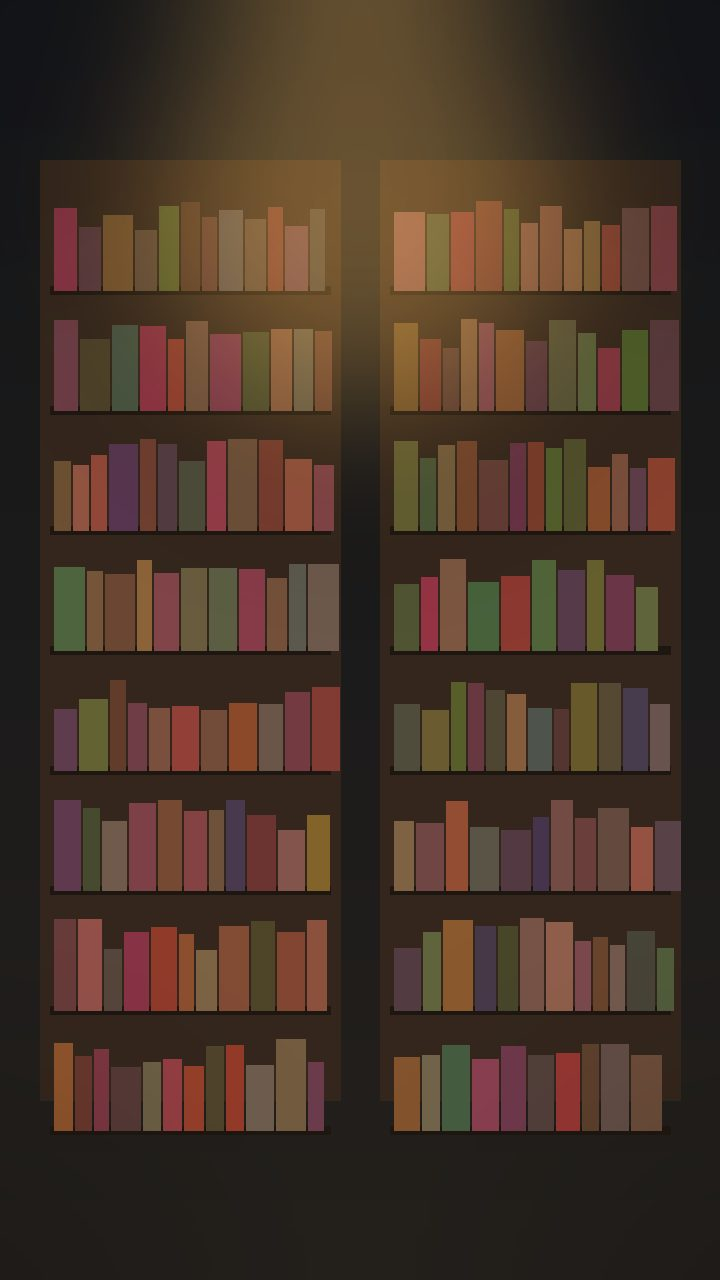
#> input picture assets/backgrounds/archive.jpg, 720 x 1280 px; its folder holds only this picture in this run
$ python make_assets.py ../assets/backgrounds/archive.jpg
#> lines starting #> are read from the running program, lines starting #| are printed output that depends on the picture; after the words box and inside, x2 and y2 are one past the last pixel; in counts of white or black regions, pixels touching at a corner belong together
"""Generates backgrounds, character crops and procedural audio.
Run: python3 tools/make_assets.py <photo.png>
All files are written into assets/ and icon.png (no network needed)."""
import sys, random, wave
import numpy as np
from PIL import Image, ImageDraw, ImageFilter, ImageEnhance

photo = sys.argv[1]
im = Image.open(photo).convert("RGB")
#> im is the input picture: PIL image 720x1280 RGB; mean R, G, B 70.9, 52, 39.9
W, H = im.size
# --- character images (derived from the supplied photo; identity preserved) ---
full = im.resize((1024, 1024), Image.LANCZOS)
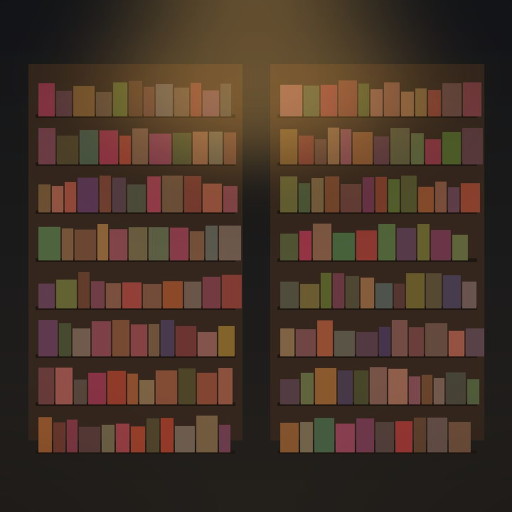
#> full: PIL image 1024x1024 RGB (shown at 1/2 size); mean R, G, B 70.9, 52, 39.9
full.save("assets/characters/detective_full.jpg", quality=90)
face = im.crop((int(W*0.115), int(H*0.04), int(W*0.865), int(H*0.79))).resize((640, 640), Image.LANCZOS)
face.save("assets/characters/detective_portrait.png")
noir = ImageEnhance.Color(face).enhance(0.8)
noir = ImageEnhance.Contrast(noir).enhance(1.1)
noir = Image.blend(noir, Image.new("RGB", noir.size, (20, 34, 64)), 0.12)
vig = Image.new("L", noir.size, 0)
#> vig: PIL image 640x640 L; every value is 0
ImageDraw.Draw(vig).ellipse((-60, -60, 700, 700), fill=255)
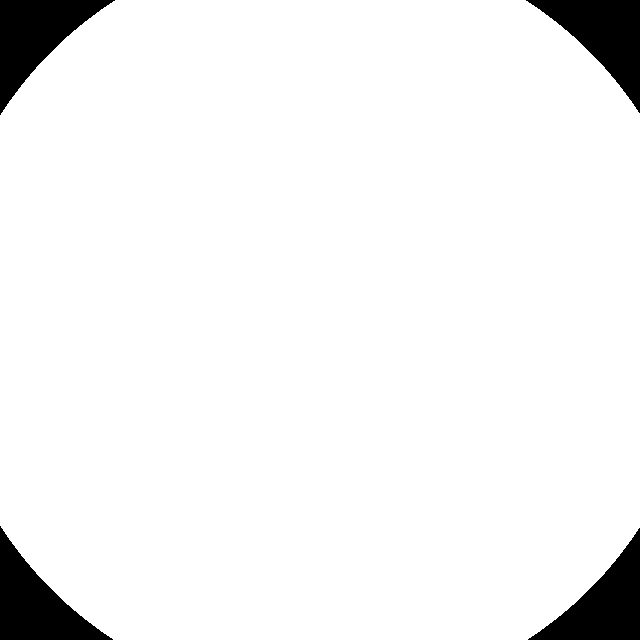
#> vig: PIL image 640x640 L; 94.5% white; 4 black regions, box (x1, y1, x2, y2) and area: (0, 0, 115, 115) 5720, (526, 0, 640, 113) 5605, (0, 526, 113, 640) 5605, (528, 528, 640, 640) 5491
vig = vig.filter(ImageFilter.GaussianBlur(70))
noir = Image.composite(noir, Image.new("RGB", noir.size, (8, 12, 22)), vig)
noir.save("assets/characters/detective_noir.png")
noir.resize((200, 200), Image.LANCZOS).save("assets/characters/detective_dialogue.png")
noir.resize((192, 192), Image.LANCZOS).save("icon.png")
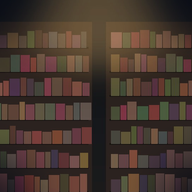
#> saved as icon.png: PIL image 192x192 RGB; mean R, G, B 71.2, 55.3, 46.6
s = Image.new("RGB", (200, 200), (30, 40, 58))
d = ImageDraw.Draw(s)
d.ellipse((60, 30, 140, 120), fill=(120, 132, 154))
d.ellipse((20, 120, 180, 300), fill=(120, 132, 154))
s.save("assets/characters/npc.png")
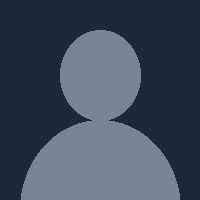
#> saved as npc.png: PIL image 200x200 RGB; mean R, G, B 64.9, 75.7, 95.2

BW, BH = 720, 1280


def grad(top, bot):
    a = np.linspace(0, 1, BH)[:, None, None]
    t = np.array(top)[None, None, :]
    b = np.array(bot)[None, None, :]
    return Image.fromarray((t*(1-a) + b*a).repeat(BW, axis=1).astype("uint8"))


def finish(img, name, rain=False, glow=None):
    d = ImageDraw.Draw(img, "RGBA")
    if rain:
        r = random.Random(7)
        for _ in range(260):
            x = r.randint(0, BW); y = r.randint(0, BH)
            d.line((x, y, x-6, y+34), fill=(190, 205, 230, 70), width=2)
    img = img.convert("RGB")
    if glow:
        g = Image.new("RGBA", img.size, (0, 0, 0, 0))
        ImageDraw.Draw(g).ellipse((glow[0]-260, glow[1]-260, glow[0]+260, glow[1]+260), fill=(255, 190, 90, 90))
        g = g.filter(ImageFilter.GaussianBlur(90))
        img = Image.alpha_composite(img.convert("RGBA"), g).convert("RGB")
    v = Image.new("L", img.size, 0)
    ImageDraw.Draw(v).ellipse((-200, -150, BW+200, BH+150), fill=255)
    v = v.filter(ImageFilter.GaussianBlur(160))
    img = Image.composite(img, Image.new("RGB", img.size, (4, 6, 12)), v)
    img.save(f"assets/backgrounds/{name}.jpg", quality=82)


def buildings(img, seed, base, col, win=(255, 200, 110), density=0.3):
    d = ImageDraw.Draw(img)
    r = random.Random(seed)
    x = -20
    while x < BW:
        w = r.randint(90, 190); h = r.randint(300, 780)
        d.rectangle((x, base-h, x+w, BH), fill=col)
        for wy in range(base-h+30, base-20, 46):
            for wx in range(x+14, x+w-24, 34):
                if r.random() < density:
                    d.rectangle((wx, wy, wx+16, wy+24), fill=win)
        x += w+6


def make():
    img = grad((20, 28, 46), (34, 38, 56)); d = ImageDraw.Draw(img)  # office
    d.rectangle((0, 900, BW, BH), fill=(44, 30, 22))
    buildings(img, 1, 520, (16, 22, 38), density=0.25)
    d.rectangle((80, 140, 640, 520), outline=(70, 60, 50), width=14)
    d.line((360, 140, 360, 520), fill=(70, 60, 50), width=10)
    d.rectangle((60, 820, 660, 880), fill=(70, 44, 28))
    d.rectangle((90, 880, 120, 1100), fill=(55, 34, 22)); d.rectangle((600, 880, 630, 1100), fill=(55, 34, 22))
    d.polygon([(500, 820), (540, 700), (580, 700), (620, 820)], fill=(40, 60, 50))
    finish(img, "office", glow=(560, 720))

    img = grad((10, 16, 32), (26, 30, 44)); buildings(img, 2, 1000, (14, 18, 30), density=0.22)  # street
    d = ImageDraw.Draw(img); d.rectangle((0, 1000, BW, BH), fill=(22, 26, 36))
    d.rectangle((120, 600, 134, 1010), fill=(40, 44, 54))
    finish(img, "street_rain", rain=True, glow=(127, 600))

    img = grad((18, 20, 40), (40, 30, 34)); d = ImageDraw.Draw(img)  # mansion
    d.rectangle((60, 380, 660, 1000), fill=(34, 26, 28)); d.polygon([(40, 380), (360, 190), (680, 380)], fill=(26, 20, 24))
    for wx in (120, 300, 480):
        for wy in (460, 700):
            d.rectangle((wx, wy, wx+90, wy+140), fill=(255, 196, 110) if (wx+wy) % 3 else (40, 40, 60))
    d.rectangle((310, 840, 410, 1000), fill=(60, 40, 30)); d.rectangle((0, 1000, BW, BH), fill=(18, 30, 22))
    finish(img, "mansion", glow=(360, 900))

    img = grad((30, 22, 28), (50, 32, 30)); d = ImageDraw.Draw(img)  # hotel
    d.polygon([(0, 0), (260, 400), (260, 900), (0, 1280)], fill=(60, 36, 34))
    d.polygon([(720, 0), (460, 400), (460, 900), (720, 1280)], fill=(60, 36, 34))
    d.rectangle((260, 400, 460, 900), fill=(26, 18, 22)); d.rectangle((300, 520, 420, 900), fill=(84, 52, 36))
    finish(img, "hotel", glow=(360, 360))

    img = grad((14, 16, 22), (28, 30, 38)); d = ImageDraw.Draw(img)  # interrogation
    d.rectangle((0, 900, BW, BH), fill=(30, 32, 38)); d.rectangle((140, 760, 580, 820), fill=(80, 84, 94))
    d.rectangle((160, 820, 190, 1000), fill=(60, 64, 72)); d.rectangle((530, 820, 560, 1000), fill=(60, 64, 72))
    d.rectangle((200, 200, 520, 460), fill=(34, 44, 56))
    finish(img, "interrogation", glow=(360, 60))

    img = grad((20, 22, 26), (36, 32, 28)); d = ImageDraw.Draw(img); r = random.Random(5)  # archive
    for sx in (40, 380):
        d.rectangle((sx, 160, sx+300, 1100), fill=(52, 38, 28))
        for sy in range(190, 1080, 120):
            d.rectangle((sx+10, sy+96, sx+290, sy+104), fill=(30, 22, 16))
            bx = sx+14
            while bx < sx+280:
                bw = r.randint(14, 30); bh = r.randint(60, 92)
                d.rectangle((bx, sy+100-bh, bx+bw, sy+100), fill=(r.randint(70, 150), r.randint(50, 100), r.randint(40, 80)))
                bx += bw+3
    finish(img, "archive", glow=(360, 200))

    img = grad((14, 26, 34), (24, 40, 48)); d = ImageDraw.Draw(img)  # lab
    d.rectangle((0, 860, BW, 940), fill=(70, 86, 96)); d.rectangle((0, 940, BW, BH), fill=(26, 36, 42))
    for fx, c in ((120, (90, 220, 180)), (300, (120, 180, 255)), (480, (240, 190, 90))):
        d.rectangle((fx, 690, fx+70, 860), outline=(200, 220, 230), width=4)
        d.rectangle((fx+6, 760, fx+64, 856), fill=c)
    finish(img, "lab", glow=(360, 120))

    img = grad((16, 12, 14), (34, 24, 20)); d = ImageDraw.Draw(img); r = random.Random(11)  # hideout
    for i in range(14):
        x = r.randint(-20, 600); y = r.randint(760, 1120)
        d.rectangle((x, y, x+r.randint(90, 160), y+r.randint(70, 130)), fill=(70+i, 46, 30))
    d.rectangle((0, 1120, BW, BH), fill=(18, 14, 14))
    finish(img, "hideout", glow=(360, 500))


make()
#> in buildings, `d = ImageDraw.Draw(img)`:
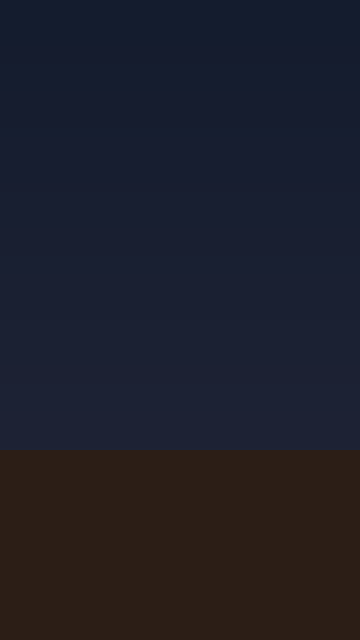
#> img: PIL image 720x1280 RGB (shown at 1/2 size); mean R, G, B 30.2, 30.7, 41
#> after the loop in buildings, `while x < BW:`: x = 812
#> call 4 of finish, with name = 'hotel', rain = False, glow = (360, 360)
#> in finish (call 4), `g = g.filter(ImageFilter.GaussianBlur(90))`:
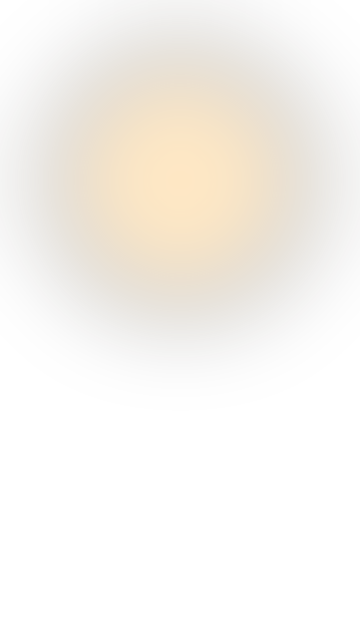
#> g: PIL image 720x1280 RGBA (shown at 1/2 size); mean R, G, B, A 58.1, 43.3, 20.5, 20.5; transparent parts drawn white
#> in finish (call 5), `d = ImageDraw.Draw(img, "RGBA")`:
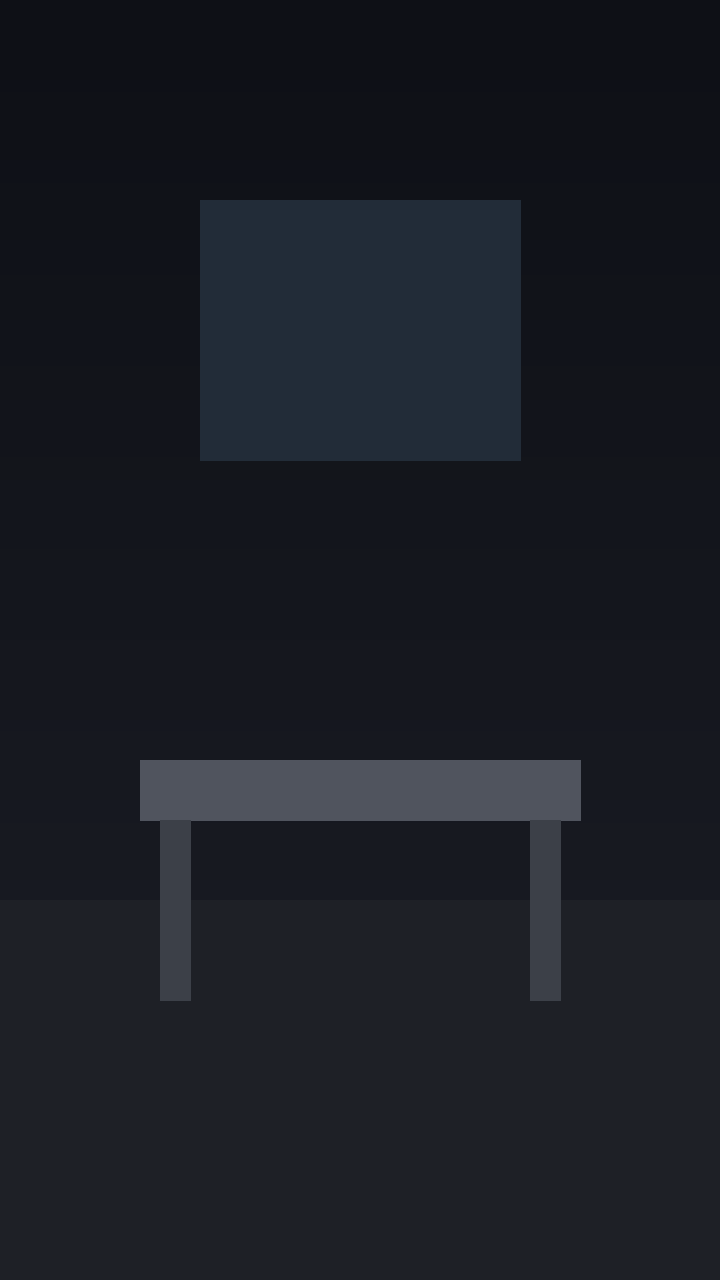
#> img: PIL image 720x1280 RGB; mean R, G, B 25.5, 28.3, 35.4

SR = 22050


def save(name, arr):
    arr = np.clip(arr, -1, 1)
    data = (arr*32767).astype("<i2")
    with wave.open(f"assets/audio/{name}.wav", "wb") as w:
        w.setnchannels(1); w.setsampwidth(2); w.setframerate(SR); w.writeframes(data.tobytes())


rng = np.random.default_rng(3)
n = SR*6
rain = np.convolve(rng.normal(0, 1, n), np.ones(6)/6, mode="same")
drops = (rng.random(n) > 0.9992) * rng.normal(0, 4, n)
rain = rain*0.35 + np.convolve(drops, np.ones(30)/30, mode="same")
rain[:800] *= np.linspace(0, 1, 800); rain[-800:] *= np.linspace(1, 0, 800)
save("rain", rain*0.6)
t = np.arange(SR*8)/SR
drone = 0.35*np.sin(2*np.pi*55*t) + 0.25*np.sin(2*np.pi*82.5*t+0.4) + 0.12*np.sin(2*np.pi*110*t)
drone *= 0.75 + 0.25*np.sin(2*np.pi*(1/8)*t)
mel = np.zeros_like(t)
for i, f in enumerate([220, 261.6, 246.9, 196]):
    s0 = int(i*2*SR); seg = t[s0:s0+2*SR]-t[s0]
    mel[s0:s0+2*SR] = 0.10*np.sin(2*np.pi*f*seg)*np.exp(-seg*1.6)
save("drone", (drone+mel)*0.7)
tt = np.arange(int(SR*0.06))/SR; save("click", np.sin(2*np.pi*900*tt)*np.exp(-tt*70)*0.6)
tt = np.arange(int(SR*0.5))/SR; save("found", (np.sin(2*np.pi*660*tt)+np.sin(2*np.pi*990*tt)*0.7)*np.exp(-tt*6)*0.4)
tt = np.arange(int(SR*0.4))/SR; save("wrong", np.sin(2*np.pi*150*tt)*np.exp(-tt*7)*0.7)
print("assets ok")

$ run again, on assets/backgrounds/lab.jpg
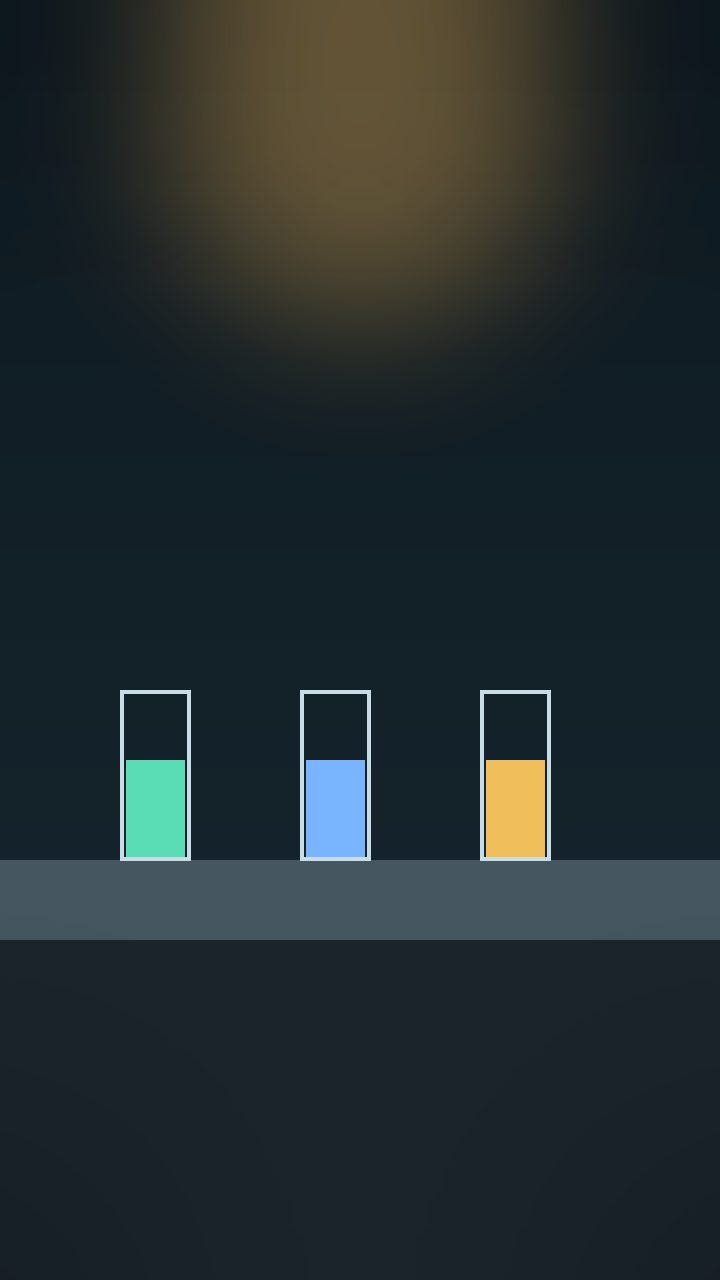
#> input picture assets/backgrounds/lab.jpg, 720 x 1280 px
#> im is the input picture: PIL image 720x1280 RGB; mean R, G, B 35.9, 45.5, 48
#> `full = im.resize((1024, 1024), Image.LANCZOS)`:
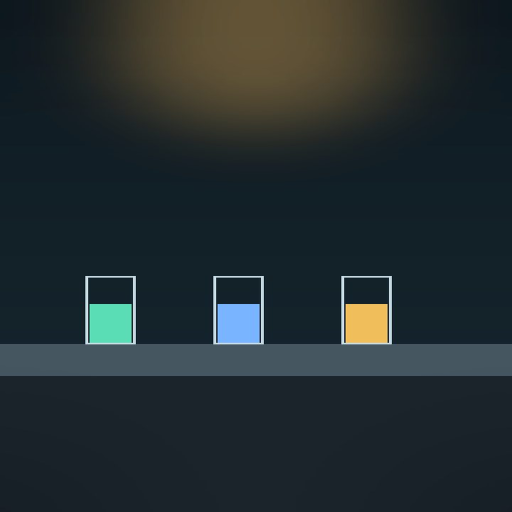
#> full: PIL image 1024x1024 RGB (shown at 1/2 size); mean R, G, B 35.9, 45.5, 48
#> `noir.resize((192, 192), Image.LANCZOS).save("icon.png")`:
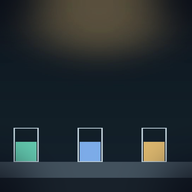
#> saved as icon.png: PIL image 192x192 RGB; mean R, G, B 37.2, 45.8, 49.9
#> after the loop in buildings, `while x < BW:`: x = 812
